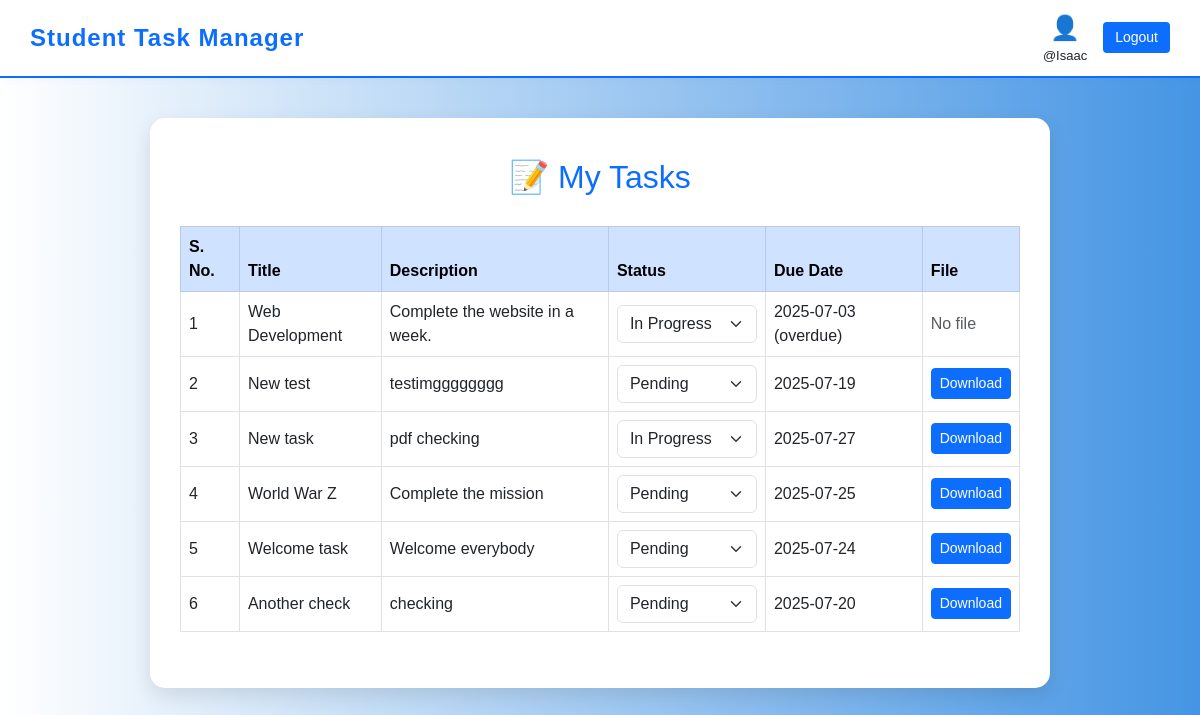
The app's page /my_tasks.php (signed in), older data.
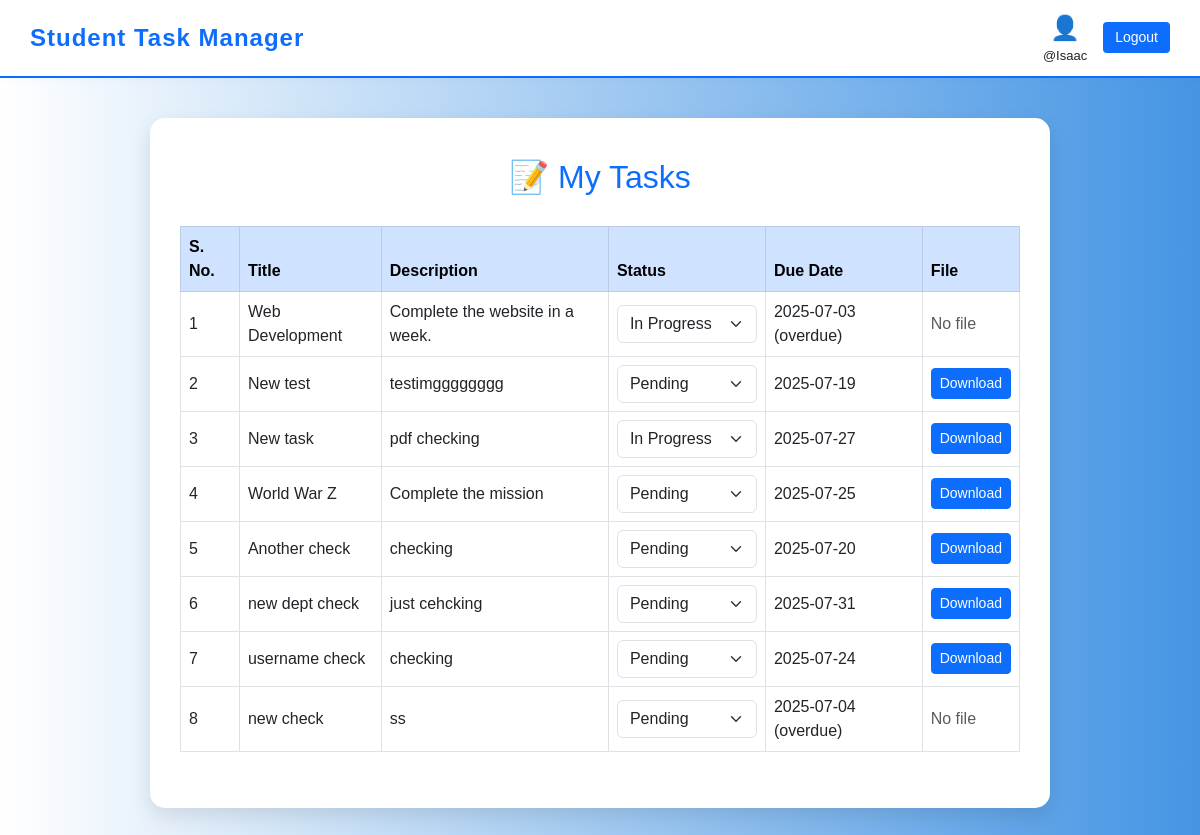
The same page, newer data.
### tables this page shows
CREATE TABLE `tasks` (
  `id` int(11) NOT NULL,
  `title` varchar(100) NOT NULL,
  `description` text DEFAULT NULL,
  `assigned_to` int(11) DEFAULT NULL,
  `username` varchar(30) NOT NULL,
  `department` varchar(30) NOT NULL,
  `due_date` date DEFAULT NULL,
  `status` enum('pending','in_progress','completed') DEFAULT 'pending',
  `created_at` timestamp NOT NULL DEFAULT current_timestamp(),
  `file_path` varchar(255) DEFAULT NULL
);

### my_tasks.php (the view, shortened to what this page needs)
<?php
include 'partials/new_dbconnect.php';
$rollno = $_SESSION['rollno'];
?>
<!DOCTYPE html>
<html lang="en">
<head>
    <link href="https://cdn.jsdelivr.net/npm/bootstrap@5.3.0/dist/css/bootstrap.min.css" rel="stylesheet"/>
</head>
<body>
<nav class="navbar navbar-custom">
    <span class="navbar-brand">Student Task Manager</span>
    <div class="d-flex align-items-center gap-3">
        <div class="text-center">
            <div style="font-size: 24px; color: #0d6efd;">👤</div>
            <div style="font-size: 13px;">
                @<?= isset($_SESSION['username']) ? $_SESSION['username'] : 'User' ?>
            </div>
        </div>
        <button class="btn-logout" onclick="location.href='logout.php'">Logout</button>
    </div>
</nav>
<div class="dashboard-container">
    <h2>📝 My Tasks</h2>
<table class="table table-bordered align-middle">
    <thead class="table-primary">
        <tr>
            <th>S. No.</th>
            <th>Title</th>
            <th>Description</th>
            <th>Status</th>
            <th>Due Date</th>
            <th>File</th>
        </tr>
    </thead>
    <tbody>
        <?php
        $sql = "SELECT * FROM tasks WHERE assigned_to = '$rollno' AND `status`!= 'completed'";
        $result = mysqli_query($conn, $sql);
        $serial = 1;
        if (mysqli_num_rows($result) > 0) {
            while ($task = mysqli_fetch_assoc($result)) {
                echo "<tr>";
                echo "<td>" . $serial++ . "</td>";
                echo "<td>" . $task['title'] . "</td>";
                echo "<td>" . $task['description'] . "</td>";
                echo "<td>
                        <select class='form-select status-dropdown' data-task-id='" . $task['id'] . "'>
                            <option value='pending'" . ($task['status'] == 'pending' ? ' selected' : '') . ">Pending</option>
                            <option value='in_progress'" . ($task['status'] == 'in_progress' ? ' selected' : '') . ">In Progress</option>
                        </select>
                    </td>";
                $status = $task['status'];
                $dueDate = strtotime($task['due_date']);
                $now = strtotime(date('Y-m-d'));
                if ($dueDate >= $now and $status != 'completed') {
                    echo "<td>" . $task['due_date'] . "</td>";
                }
                else{
                    echo "<td>" . $task['due_date'] . " (overdue) </td>";
                }
                echo "<td>";
                if (!empty($task['file_path'])) {
                    $fileName = basename($task['file_path']);
                    $fileUrl = "/loginsystem/tasks/uploads/" . $fileName;
                    echo "<a href='$fileUrl' class='btn btn-primary btn-sm' download>Download</a>";
                } else {
                    echo "<span class='text-muted'>No file</span>";
                }
                echo "</td>";
                echo "</tr>";
            }
        } else {
            echo "<tr><td colspan='7' class='text-center'>No tasks found.</td></tr>";
        }
        ?>
    </tbody>
</table>
</div>
</body>
</html>

### my_tasks.php (style rules this page uses)
body { background: linear-gradient(to left, #4595e4, white); font-family: Arial, sans-serif; min-height: 100vh; }
.navbar-custom { background: #fff; border-bottom: 2px solid #0d6efd; padding: 10px 30px; margin-bottom: 30px; box-shadow: 0 2px 8px rgba(13, 110, 253, 0.04); display: flex; justify-content: space-between; align-items: center; }
.navbar-brand { font-weight: bold; color: #0d6efd; font-size: 1.5rem; letter-spacing: 1px; }
.btn-logout { background: #0d6efd; color: white; border: none; border-radius: 4px; padding: 5px 12px; font-size: 14px; }
.dashboard-container { max-width: 900px; margin: 40px auto; background: #fff; border-radius: 15px; box-shadow: 0 8px 20px rgba(0,0,0,0.1); padding: 40px 30px; }
h2 { color: #0d6efd; margin-bottom: 30px; text-align: center; }
select.form-select { min-width: 140px; }

Row changes from the older to the newer data that the page shows:
removed tasks: title "Welcome task", description "Welcome everybody", status+id "Pending", due_date "2025-07-24"
added tasks: title "new dept check", description "just cehcking", status+id "Pending", due_date "2025-07-31"
added tasks: title "username check", description "checking", status+id "Pending", due_date "2025-07-24"
added tasks: title "new check", description "ss", status+id "Pending", due_date "2025-07-04", file_path "No file"
